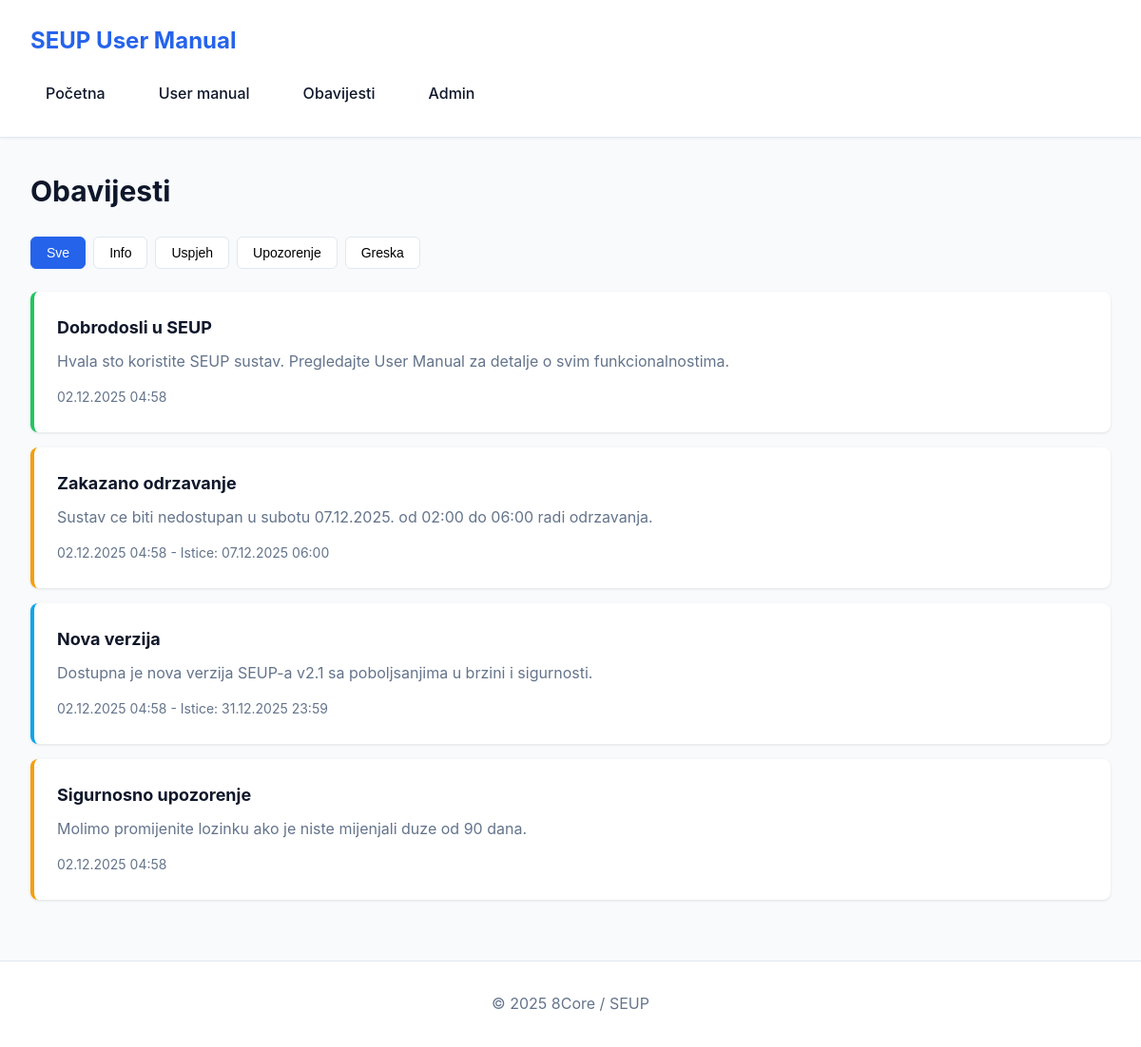
Screenshot of /index.php?page=notifications with the database file from the repository.
### tables this page shows
CREATE TABLE IF NOT EXISTS `notifications` (
  `id` INT UNSIGNED AUTO_INCREMENT PRIMARY KEY,
  `title` VARCHAR(255) NOT NULL,
  `message` TEXT NOT NULL,
  `type` ENUM('info', 'warning', 'success', 'error') DEFAULT 'info',
  `is_active` TINYINT(1) DEFAULT 1,
  `created_at` TIMESTAMP DEFAULT CURRENT_TIMESTAMP,
  `expires_at` TIMESTAMP NULL DEFAULT NULL,
  INDEX `idx_active` (`is_active`),
  INDEX `idx_type` (`type`),
  INDEX `idx_created` (`created_at`)
);

### index.php (called while the page is built, shortened)
<?php
require __DIR__ . '/config/config.php';
require __DIR__ . '/class/Database.php';
$db = new Database($pdo);
$page = $_GET['page'] ?? 'home';
$allowedPages = [
    'home'          => 'home.php',
    'manual'        => 'manual.php',
    'notifications' => 'notifications.php',
];
$file = $allowedPages[$page] ?? $allowedPages['home'];
require __DIR__ . '/templates/header.php';
require __DIR__ . '/pages/' . $file;
require __DIR__ . '/templates/footer.php';

### class/Database.php (called while the page is built, shortened)
<?php
class Database
{
    private PDO $pdo;
    public function __construct(PDO $pdo) { $this->pdo = $pdo; }
    public function query(string $sql, array $params = []): PDOStatement {
        $stmt = $this->pdo->prepare($sql); $stmt->execute($params); return $stmt;
    }
    public function fetchAll(string $sql, array $params = []): array {
        return $this->query($sql,$params)->fetchAll();
    }
}

### pages/notifications.php (the view, shortened to what this page needs)
<h2>Obavijesti</h2>
<div class="filter-tabs">
    <button class="active" data-filter="all">Sve</button>
    <button data-filter="info">Info</button>
    <button data-filter="success">Uspjeh</button>
    <button data-filter="warning">Upozorenje</button>
    <button data-filter="error">Greska</button>
</div>
<?php
$notifications = $db->fetchAll(
    'SELECT * FROM notifications
     WHERE is_active = 1
     AND (expires_at IS NULL OR expires_at > NOW())
     ORDER BY created_at DESC'
);
?>
<?php if (empty($notifications)): ?>
    <div class="intro-section">
        <p>Trenutno nema aktivnih obavijesti.</p>
    </div>
<?php else: ?>
    <?php foreach ($notifications as $notification): ?>
        <div class="notification <?php echo htmlspecialchars($notification['type']); ?>">
            <h3><?php echo htmlspecialchars($notification['title']); ?></h3>
            <p><?php echo htmlspecialchars($notification['message']); ?></p>
            <span class="date">
                <?php echo date('d.m.Y H:i', strtotime($notification['created_at'])); ?>
                <?php if ($notification['expires_at']): ?>
                    - Istice: <?php echo date('d.m.Y H:i', strtotime($notification['expires_at'])); ?>
                <?php endif; ?>
            </span>
        </div>
    <?php endforeach; ?>
<?php endif; ?>

### css/style.css (style rules this page uses)
* { margin: 0; padding: 0; box-sizing: border-box; }
:root { --primary: #2563eb; --primary-dark: #1e40af; --secondary: #64748b; --success: #22c55e; --warning: #f59e0b; --error: #ef4444; --info: #0ea5e9; --bg: #f8fafc; --surface: #ffffff; --border: #e2e8f0; --text: #0f172a; --text-light: #64748b; }
body { font-family: -apple-system, BlinkMacSystemFont, 'Segoe UI', Roboto, 'Helvetica Neue', Arial, sans-serif; line-height: 1.6; color: var(--text); background: var(--bg); }
h2 { font-size: 1.875rem; margin-bottom: 1.5rem; color: var(--text); }
h3 { font-size: 1.25rem; margin: 1.5rem 0 1rem; color: var(--text); }
.notification { background: var(--surface); padding: 1.5rem; border-radius: 8px; box-shadow: 0 1px 3px rgba(0,0,0,0.1); margin-bottom: 1rem; border-left: 4px solid var(--info); }
.notification.info { border-left-color: var(--info); }
.notification.success { border-left-color: var(--success); }
.notification.warning { border-left-color: var(--warning); }
.notification h3 { margin: 0 0 0.5rem 0; font-size: 1.125rem; }
.notification p { margin: 0 0 0.75rem 0; color: var(--text-light); }
.notification .date { font-size: 0.875rem; color: var(--text-light); }
.filter-tabs { display: flex; gap: 0.5rem; margin-bottom: 1.5rem; flex-wrap: wrap; }
.filter-tabs button { padding: 0.5rem 1rem; border: 1px solid var(--border); background: var(--surface); border-radius: 6px; cursor: pointer; transition: all 0.2s; font-size: 0.875rem; }
.filter-tabs button.active { background: var(--primary); color: white; border-color: var(--primary); }

### rows the page displays
notifications: title "Dobrodosli u SEUP", message "Hvala sto koristite SEUP sustav. Pregledajte User Manual za detalje o svim funkcionalnostima.", created_at "02.12.2025 04:58"
notifications: title "Zakazano odrzavanje", message "Sustav ce biti nedostupan u subotu 07.12.2025. od 02:00 do 06:00 radi odrzavanja.", created_at "02.12.2025 04:58", expires_at "07.12.2025 06:00"
notifications: title "Nova verzija", message "Dostupna je nova verzija SEUP-a v2.1 sa poboljsanjima u brzini i sigurnosti.", created_at "02.12.2025 04:58", expires_at "31.12.2025 23:59"
notifications: title "Sigurnosno upozorenje", message "Molimo promijenite lozinku ako je niste mijenjali duze od 90 dana.", created_at "02.12.2025 04:58"

### other values shown
SITE_NAME "SEUP User Manual"
